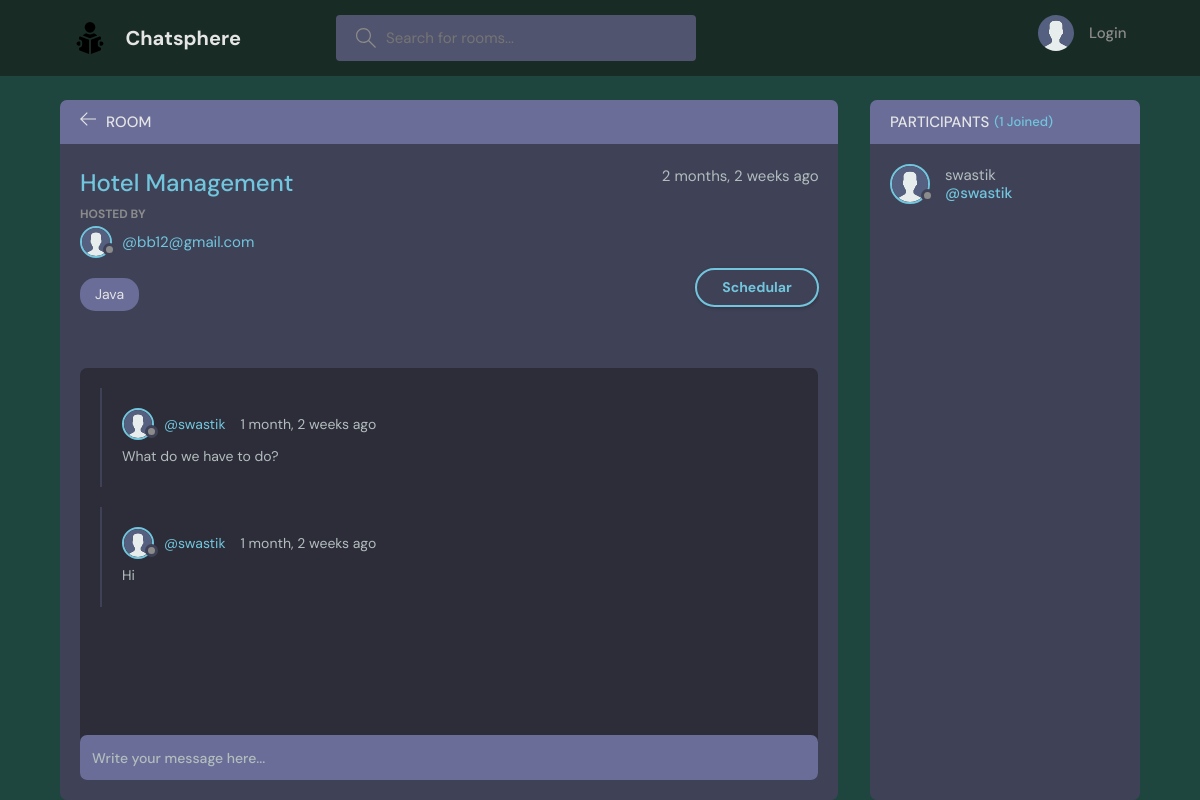
The page /room/10/ on the database its author committed.
### mainApp/models.py (models this page shows, shortened)
class Room(models.Model):
    host = models.ForeignKey(User, on_delete = models.SET_NULL, null = True)
    topic = models.ForeignKey('Topic', on_delete = models.SET_NULL, null = True)
    name = models.CharField(max_length=200)
    description = models.TextField(null = True, blank = True)
    participants = models.ManyToManyField(User, related_name="participants", blank = True)
    updated = models.DateTimeField(auto_now = True)
    created = models.DateTimeField(auto_now_add=True)
    class Meta:
        ordering = ['-updated','-created']

class User(AbstractUser):
    name = models.CharField(max_length=200, null = True)
    email = models.EmailField(unique = True, null = True)
    bio = models.TextField(null=True)
    avatar = models.ImageField(null = True, default = "avatar1.svg")
    USERNAME_FIELD = 'email'
    REQUIRED_FIELDS = []

class Topic(models.Model):
    name = models.CharField(max_length=200)
    def __str__(self):
        return self.name

class Message(models.Model):
    user = models.ForeignKey(User, on_delete=CASCADE)
    room = models.ForeignKey(Room, on_delete = models.CASCADE)
    body = models.TextField()
    updated = models.DateTimeField(auto_now = True)
    created = models.DateTimeField(auto_now_add=True)
    class Meta:
        ordering = ['-updated','-created']

### mainApp/views.py (the view, shortened to what this page needs)
# urls.py: path('room/<str:pk>/', views.room, name = "room"),
def room(request,pk):
    room = Room.objects.get(id=pk)
    room_messages = room.message_set.all()#message model -> give us the set of messages that are related to the room
    participants = room.participants.all()
    context = {'room': room, 'room_messages':room_messages,'participants':participants}
    return render(request, 'mainApp/room.html', context)

### mainApp/templates/mainApp/room.html (shortened to what this page needs)
{% extends 'main.html' %} {% block content %}
<main class="profile-page layout layout--2">
  <div class="container">
    <div class="room">
      <div class="room__top">
        <div class="room__topLeft">
          <a href="{% url 'home' %}">
            <svg
              version="1.1"
              xmlns="http://www.w3.org/2000/svg"
              width="32"
              height="32"
              viewBox="0 0 32 32"
            >
              <title>arrow-left</title>
              <path
                d="M13.723 2.286l-13.723 13.714 13.719 13.714 1.616-1.611-10.96-10.96h27.625v-2.286h-27.625l10.965-10.965-1.616-1.607z"
              ></path>
            </svg>
          </a>
          <h3>Room</h3>
        </div>
      </div>
      <div class="room__box scroll">
        <div class="room__header scroll">
          <div class="room__info">
            <h3>{{room.name}}</h3>
            <span>{{room.created|timesince}} ago</span>
          </div>
          <div class="room__hosted">
            <p>Hosted By</p>
            <a
              href="{% url 'user-profile' room.host.id %}"
              class="room__author"
            >
              <div class="avatar avatar--small">
                <img src="{{room.host.avatar.url}}" />
              </div>
              <span>@{{room.host}}</span>
            </a>
          </div>
          <div class="room_topic_box  ">
          <span class="room__topics ">{{room.topic}}</span>
          <a class=" btn btn--main btn--pill schedular" href="{% url 'schedular1' %}"> Schedular</a>
          </div>
        </div>
        <div class="room__conversation">
          <div class="threads scroll">
            {% for message in room_messages %}
            <div class="thread">
              <div class="thread__top">
                <div class="thread__author">
                  <a
                    href="{% url 'user-profile' message.user.id %}"
                    class="thread__authorInfo"
                  >
                    <div class="avatar avatar--small">
                      <img src="{{message.user.avatar.url}}" />
                    </div>
                    <span>@{{message.user.username}}</span>
                  </a>
                  <span class="thread__date"
                    >{{message.created|timesince}} ago</span
                  >
                </div>
              </div>
              <div class="thread__details">{{message.body}}</div>
            </div>
            {% endfor %}
          </div>
        </div>
      </div>
      <div class="room__message">
        <form action="" method="POST">
          <input name="body" placeholder="Write your message here..." />
        </form>
      </div>
    </div>
    <div class="participants">
      <h3 class="participants__top">
        Participants <span>({{participants.count}} Joined)</span>
      </h3>
      <div class="participants__list scroll">
        {% for p in participants %}
        <a href="{% url 'user-profile' user.id %}" class="participant">
          <div class="avatar avatar--medium">
            <img src="{{p.avatar.url}}" />
          </div>
          <p>
            {{p.username}}
            <span>@{{p.username}}</span>
          </p>
        </a>
        {% endfor %}
      </div>
    </div>
  </div>
</main>
{% endblock content%}

### rows shown on the page
Room: name "Hotel Management", created "2 months, 2 weeks", host.avatar (picture), host "bb12@gmail.com", topic "Java"
Message: user.avatar (picture), user.username "swastik", created "1 month, 2 weeks", body "What do we have to do?"
Message: user.avatar (picture), user.username "swastik", created "1 month, 2 weeks", body "Hi"
User: avatar (picture), username "swastik"

### other values the page prints
{{ participants.count }} "1"
